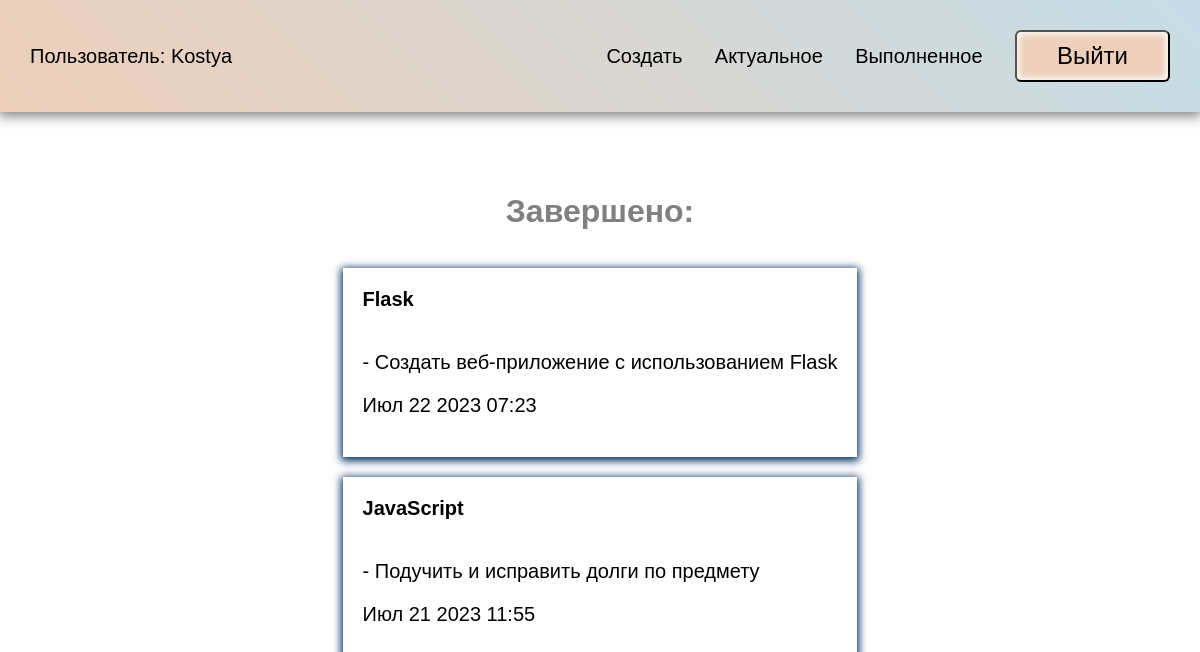
/completed (signed in), run on the app's committed database.
### todo/models.py (models this page shows, shortened)
class Todo(models.Model):
    title = models.CharField(max_length=100)
    memo = models.TextField(blank=True)
    created = models.DateTimeField(auto_now_add=True)
    date_completed = models.DateTimeField(null=True, blank=True)
    important = models.BooleanField(default=False)
    user = models.ForeignKey(User, on_delete=models.CASCADE)

### todo/views.py (the view)
# urls.py: path('completed', views.completedtodo, name='completedtodo'),
@login_required
def completedtodo(request):
    todos = Todo.objects.filter(user=request.user,
                                date_completed__isnull=False).order_by('-date_completed')
    return render(request, 'todo/completedtodo.html', {'todos': todos})

### todo/templates/todo/completedtodo.html
{% extends 'todo/base.html' %}
{% block content %}
<h1>Завершено:</h1>
<ul>
    {% for todo in todos %}
    <li>
        <a href="{% url 'viewtodo' todo.id %}">
            {% if todo.important %}
            <b>{{ todo.title }}</b>
            {% else %}
            {{ todo.title }}
            {% endif %}
        </a>
        <div>{% if todo.memo %}
        - {{ todo.memo }}
        {% endif %}
        <p>{{ todo.date_completed|date:'M j Y H:i' }}</p>
        </div>
    </li>
    {% endfor %}
</ul>
{% endblock %}

### todo/templates/todo/base.html (shortened to what this page needs)
{% load static %}
<!DOCTYPE html>
<html lang="en">
<head>
    <link rel="stylesheet" href="{% static 'css/style.css' %}">
</head>
<body>
{% if user.is_authenticated %}
<div class="menu">
    <div class="wrap">
        <ul>
            <li class="logo"><a href="">Пользователь: {{ user }}</a></li>
            <li><a href="{% url 'createtodo' %}">Создать</a></li>
            <li><a href="{% url 'currenttodos'%}">Актуальное</a></li>
            <li><a href="{% url 'completedtodo'%}">Выполненное</a></li>
            <li>
                <form action="{% url 'logoutuser' %}" method="post">
                    <button class="btn">Выйти</button>
                </form>
            </li>
        </ul>
    </div>
</div>
{% endif %}
<div class="content">
  <div class="wrap">
      {% block content %}
      {% endblock %}
  </div>
</div>
</body>
</html>

### todo/static/css/style.css (style rules this page uses)
body { margin: 0; padding: 0; font-family: Arial, Helvetica, sans-serif; }
.wrap { max-width: 1200px; margin: 0 auto; padding: 10px 30px; box-sizing: border-box; }
.menu { background: linear-gradient(45deg, #EECFBA, #C5DDE8); box-shadow: 0 2px 12px 2px grey; }
ul { list-style: none; padding: 0; }
.menu ul { display: flex; justify-content: space-between; align-items: center; font-size: 20px; }
.menu .logo { margin-right: 30%; color: #FFF; }
a { text-decoration: none; }
.menu a { color: black; }
.content .wrap { display: flex; flex-direction: column; align-items: center; justify-content: center; margin-top: 40px; }
h1, h2 { color: grey; }
.btn { background: #EECFBA; color: black; }
button { border-radius: 6px; box-shadow: inset 0 0 6px 2px #FFF; padding: 10px 40px; font-size: 24px; cursor: pointer; }
.content li { box-shadow: 0 2px 8px 2px #003366; margin-bottom: 20px; font-size: 20px; }
.content a { color: #000; display: block; padding: 20px; box-sizing: border-box; }
.content div { padding: 20px; }

### data on the page
Todo: title "Flask", memo "Создать веб-приложение с использованием Flask", date_completed "Июл 22 2023 07:23"
Todo: title "JavaScript", memo "Подучить и исправить долги по предмету", date_completed "Июл 21 2023 11:55"

### other printed values
{{ user }} "Kostya"
